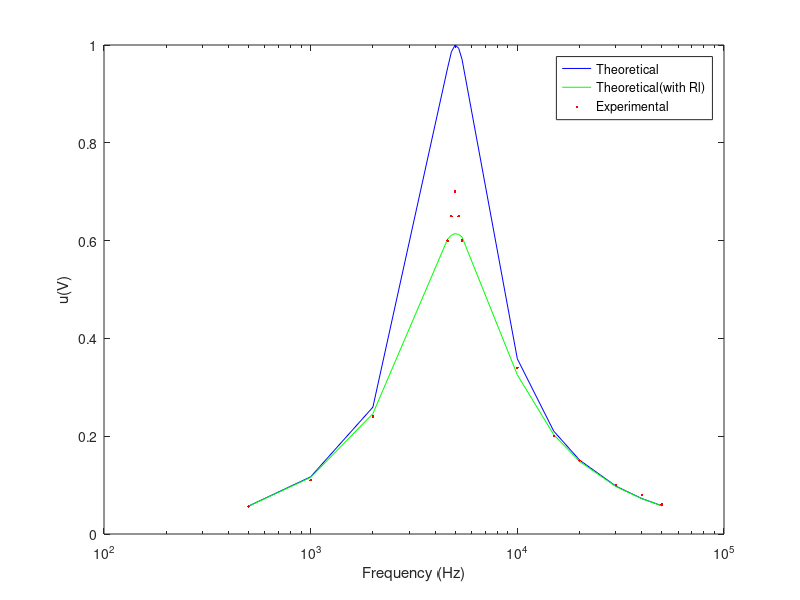

Here is the MATLAB script that generated this plot:
f = [500 1000 2000 4600 4800 5000 5200 5400 10000 15000 20000 30000 40000 50000];

u2 = [0.056 0.11 0.24 0.60 0.65 0.70 0.65 0.60 0.34 0.20 0.15 0.10 0.08 0.06];

u1 = 1;
C = 10^-6;
L = 10^-3;
R = 18;
w = 2 * pi * f;
Rl = 11.3;


u2calc = (u1 * R) ./ sqrt(R^2 + (w * L - 1 ./ (w * C)).^2);
u2calcWithRl = (u1 * R) ./ sqrt((R + Rl)^2 + (w * L - 1 ./ (w * C)).^2);


y = u2./1;


semilogx(f, u2calc, '-b')
hold on;
semilogx(f, u2calcWithRl, '-g');
hold on;
semilogx(f, y, '.r');
xlabel('Frequency (Hz)');
ylabel('u(V)');
legend('Theoretical', 'Theoretical(with Rl)', 'Experimental');
hold off;
